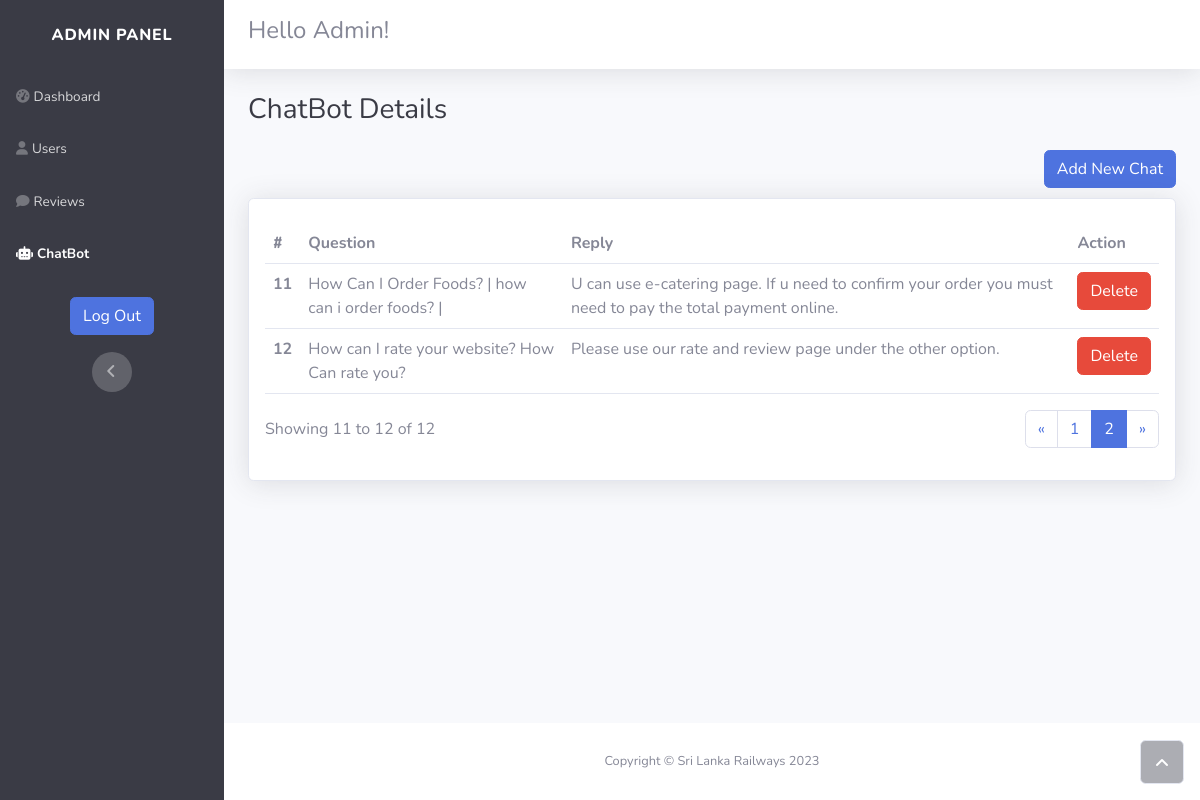
/admin/admin_chatbot.php?page=2 (signed in), run on the app's committed database.
### tables this page shows
CREATE TABLE `chatbot` (
  `Chat_Id` int(11) NOT NULL,
  `Question` varchar(256) NOT NULL,
  `Reply` varchar(256) NOT NULL
);

### classes/Admin.php (called while the page is built, shortened)
<?php
class Admin extends User
{
    public static function getChatBot()
    {
        $dbcon = new DbConnector;
        $con = $dbcon->connect();
        $query = "SELECT * FROM ChatBot;";
        try {
            $pstmt = $con->prepare($query);
            $pstmt->execute();
            $rs = $pstmt->fetchAll(PDO::FETCH_ASSOC);
            return $rs;
        } catch (PDOException $e) {
            die("Connection failed: " . $e->getMessage());
        }
    }
}

### admin/admin_chatbot.php (the view, shortened to what this page needs)
<?php
require_once '../classes/Admin.php';
$rs = Admin::getChatBot();
if (isset($_GET['page'])) {
    $page = $_GET['page'];
} else {
    $page = 1;
}
$results_per_page = 10;
$page_first_result = ($page - 1) * $results_per_page;
$number_of_result = count($rs);
$number_of_page = ceil($number_of_result / $results_per_page);
if($page == $number_of_page){
    $results_per_page = count($rs) - $page_first_result;
}
?>
<!DOCTYPE html>
<html lang="en">
<head>
    <link rel="stylesheet" href="../assets/bootstrap/css/bootstrap.min.css">
</head>
<body id="page-top">
    <div id="wrapper">
        <nav class="navbar navbar-dark align-items-start sidebar sidebar-dark bg-dark accordion p-0" style="padding-bottom: 0px;">
            <div class="container-fluid d-flex flex-column p-0">
                <a class="navbar-brand d-flex justify-content-center align-items-center sidebar-brand m-0" href="admin_dashboard.php">
                    <div class="sidebar-brand-text mx-3"><span>Admin Panel</span></div>
                </a>
                <ul class="navbar-nav text-light" id="accordionSidebar">
                    <li class="nav-item"><a class="nav-link" href="admin_dashboard.php"><i class="fas fa-tachometer-alt"></i><span>Dashboard</span></a></li>
                    <li class="nav-item"><a class="nav-link" href="admin_users.php"><i class="fas fa-user"></i><span>Users</span></a></li>
                    <li class="nav-item"><a class="nav-link" href="admin_reviews.php"><i class="fas fa-comment"></i><span>Reviews</span></a></li>
                    <li class="nav-item"><a class="nav-link active" href="#"><i class="fa-solid fa-robot"></i><span>ChatBot</span></a></li>
                </ul>
                <a class="btn btn-primary btn-md" role="button" data-bss-hover-animate="pulse" href="../includes/logout.inc.php">Log Out</a>
                <div class="text-center d-none d-md-inline">
                    <button class="btn rounded-circle border-0" id="sidebarToggle" type="button"></button>
                </div>
            </div>
        </nav>
        <div class="d-flex flex-column" id="content-wrapper">
            <div id="content">
                <nav class="navbar navbar-light navbar-expand-md bg-white shadow mb-4 py-3 static-top">
                    <div class="container-fluid">
                        <h4>Hello Admin!</h4>
                    </div>
                </nav>
                <div class="container-fluid">
                    <h3 class="text-dark mb-4">ChatBot Details</h3>
                <button class="btn btn-primary btn-md" type="submit" data-bs-toggle="modal" data-bs-target="#addNewChat" style="float: right;">Add New Chat</button>
                <br></br>
                    <div class="card shadow">
                        <div class="card-body">
                            <form action="" method="POST">
                                <div class="table-responsive table mt-2" id="dataTable" role="grid" aria-describedby="dataTable_info">
                                    <table class="table my-0" id="dataTable">
                                        <thead>
                                            <tr>
                                                <th><b>#</b></th>
                                                <th>Question</th>
                                                <th>Reply</th>
                                                <th>Action</th>
                                            </tr>
                                        </thead>
                                        <tbody>
                                            <?php
                                            if (count($rs) > 0) {
                                                for ($i = $page_first_result; $i < $page_first_result + $results_per_page; $i++) {
                                                    $row = $rs[$i];
                                            ?>
                                                    <tr>
                                                        <td><b><?php echo $i + 1; ?></b></td>
                                                        <td><?php echo $row['Question']; ?></td>
                                                        <td><?php echo $row['Reply']; ?></td>
                                                        <td><a type="button" class="btn btn-danger" href="../includes/admin.inc.php?action=delete&target=chatbot&id=<?php echo $row['Chat_Id'];?>" name="delete">Delete</a></td>
                                                    </tr>
                                                <?php
                                                }
                                            } else {
                                                ?>
                                                <tr>
                                                    <td colspan="4">No data found</td>
                                                </tr>
                                            <?php
                                            }
                                            ?>
                                        </tbody>
                                    </table>
                                </div>
                            </form>
                            <div class="row">
                                <div class="col-md-6 align-self-center">
                                    <p id="dataTable_info" class="dataTables_info" role="status" aria-live="polite">Showing <?php echo $page_first_result + 1; ?> to <?php echo $page_first_result + $results_per_page; ?> of <?php echo count($rs); ?></p>
                                </div>
                                <div class="col-md-6">
                                    <nav class="d-lg-flex justify-content-lg-end dataTables_paginate paging_simple_numbers">
                                        <ul class="pagination">
                                            <li class="page-item">
                                                <a class="page-link" aria-label="Previous" href="admin_chatbot.php?page=<?php echo $page - 1; ?>">
                                                    <span aria-hidden="true">«</span>
                                                </a>
                                            </li>
                                            <?php
                                            for ($i = 1; $i <= $number_of_page; $i++) {
                                                if ($i == $page) {
                                            ?>
                                                    <li class="page-item">
                                                        <a class="page-link active" href="admin_chatbot.php?page=<?php echo $i; ?>"><?php echo $i; ?></a>
                                                    </li>
                                                <?php
                                                } else {
                                                ?>
                                                    <li class="page-item">
                                                        <a class="page-link" href="admin_chatbot.php?page=<?php echo $i; ?>"><?php echo $i; ?></a>
                                                    </li>
                                            <?php
                                                }
                                            }
                                            ?>
                                            <li class="page-item">
                                                <a class="page-link" aria-label="Next" href="admin_chatbot.php?page=<?php echo $page + 1; ?>">
                                                    <span aria-hidden="true">»</span>
                                                </a>
                                            </li>
                                        </ul>
                                    </nav>
                                </div>
                            </div>
                        </div>
                    </div>
                </div>
            </div>
            <footer class="bg-white sticky-footer">
                <a class="border rounded d-inline scroll-to-top" href="#page-top"><i class="fas fa-angle-up"></i></a>
                <div class="container my-auto">
                    <div class="text-center my-auto copyright"><span>Copyright © Sri Lanka Railways 2023</span></div>
                </div>
            </footer>
        </div>
    </div>
</body>
</html>

### admin/admin_chatbot.php (style rules this page uses)
.modal-body, body { -ms-overflow-style: none; scrollbar-width: none; }

### data on the page
chatbot: Question "How Can I Order Foods? | how can i order foods? |", Reply "U can use e-catering page. If u need to confirm your order you must need to pay the total payment online."
chatbot: Question "How can I rate your website? How Can rate you?", Reply "Please use our rate and review page under the other option."

### other printed values
$page_first_result + 1 "11"
$page_first_result + $results_per_page "12"
count($rs) "12"
